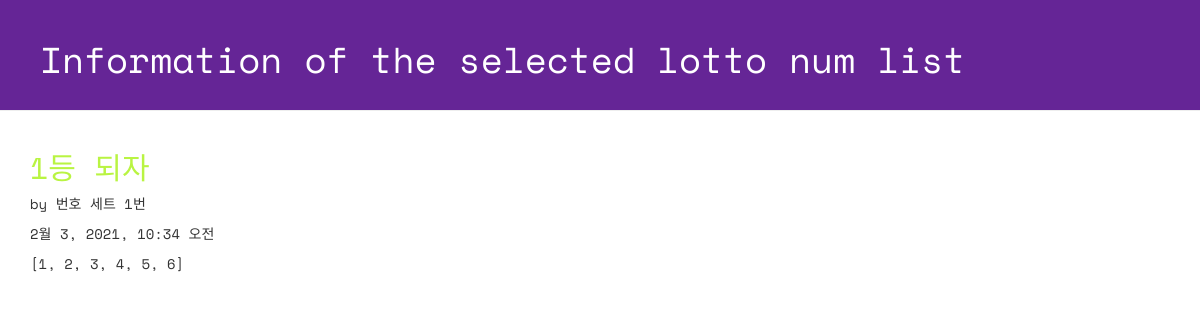
The page /lotto/1/detail on the database its author committed.
### lotto/models.py (models this page shows, shortened)
class GuessNumbers(models.Model):
    name = models.CharField(max_length=24) #번호 리스트 이름
    text = models.CharField(max_length=255) #번호 리스트 설명
    lottos = models.CharField(max_length=255, default='[1, 2, 3, 4, 5, 6]') #번호가 담길 str
    num_lotto = models.IntegerField(default=5) #번호 set 개수
    update_date = models.DateTimeField()

### lotto/views.py (the view)
# urls.py: path('lotto/<int:lottokey>/detail', views.detail, name = 'detail'),
def detail(request, lottokey):
    lotto = GuessNumbers.objects.get(pk=lottokey) #pk = data 순서
    return render(request, 'lotto/detail.html', {'lotto':lotto})

### lotto/templates/lotto/detail.html (shortened to what this page needs)
<!DOCTYPE html>
{% load staticfiles %}
<html lang="ko">
<head>
 <link rel="stylesheet" href="//maxcdn.bootstrapcdn.com/bootstrap/3.2.0/css/bootstrap.min.css">
 <link rel="stylesheet" href="//maxcdn.bootstrapcdn.com/bootstrap/3.2.0/css/bootstrap-theme.min.css">
 <link rel="stylesheet" href="{% static 'css/lotto.css'%}">
</head>
<body>
 <div class="page-header">
   <h1>Information of the selected lotto num list</h1>
 </div>
 <div class="container lotto">
   <h2>{{ lotto.text }}</h2>
   <p> by {{ lotto.name }}</p>
   <p> {{ lotto.update_date }}</p>
   <p> {{ lotto.lottos | linebreaksbr }}</p>
 </div>
</body>
</html>

### lotto/static/css/lotto.css (style rules this page uses)
.page-header { background-color: #652596; margin-top: 0; padding: 20px 20px 20px 40px; font-family: 'Space Mono', monospace; }
.page-header h1 { color: #FFFFFF; }
.container { font-family: 'Space Mono', monospace; }
.container h2 { color: #B9F442; }

### rows shown on the page
GuessNumbers: text "1등 되자", name "번호 세트 1번", update_date "2월 3, 2021, 10:34 오전", lottos "[1, 2, 3, 4, 5, 6]"
